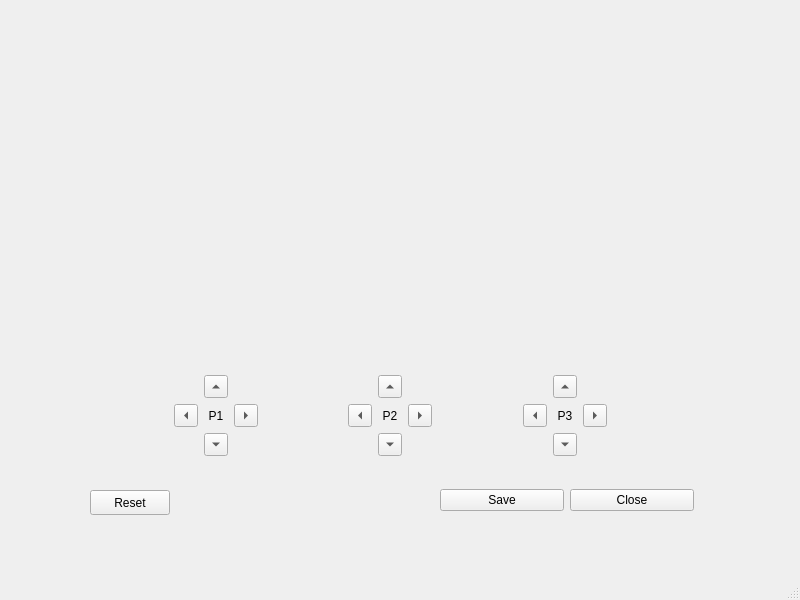
<?xml version="1.0" encoding="UTF-8"?>
<ui version="4.0">
 <class>SplineWindow</class>
 <widget class="QMainWindow" name="SplineWindow">
  <property name="geometry">
   <rect>
    <x>0</x>
    <y>0</y>
    <width>800</width>
    <height>600</height>
   </rect>
  </property>
  <property name="windowTitle">
   <string>MainWindow</string>
  </property>
  <widget class="QWidget" name="centralwidget">
   <widget class="QWidget" name="fig_widget" native="true">
    <property name="geometry">
     <rect>
      <x>90</x>
      <y>10</y>
      <width>601</width>
      <height>341</height>
     </rect>
    </property>
   </widget>
   <widget class="QWidget" name="gridLayoutWidget_5">
    <property name="geometry">
     <rect>
      <x>90</x>
      <y>370</y>
      <width>601</width>
      <height>91</height>
     </rect>
    </property>
    <layout class="QGridLayout" name="gridLayout">
     <item row="0" column="0">
      <spacer name="horizontalSpacer_4">
       <property name="orientation">
        <enum>Qt::Horizontal</enum>
       </property>
       <property name="sizeHint" stdset="0">
        <size>
         <width>98</width>
         <height>20</height>
        </size>
       </property>
      </spacer>
     </item>
     <item row="0" column="1">
      <layout class="QGridLayout" name="gridP2">
       <item row="2" column="1">
        <widget class="QToolButton" name="p1_down">
         <property name="text">
          <string/>
         </property>
         <property name="arrowType">
          <enum>Qt::DownArrow</enum>
         </property>
        </widget>
       </item>
       <item row="1" column="1">
        <widget class="QLabel" name="label_11">
         <property name="text">
          <string>P1</string>
         </property>
         <property name="alignment">
          <set>Qt::AlignCenter</set>
         </property>
        </widget>
       </item>
       <item row="1" column="2">
        <widget class="QToolButton" name="p1_right">
         <property name="text">
          <string/>
         </property>
         <property name="arrowType">
          <enum>Qt::RightArrow</enum>
         </property>
        </widget>
       </item>
       <item row="0" column="1">
        <widget class="QToolButton" name="p1_up">
         <property name="text">
          <string/>
         </property>
         <property name="arrowType">
          <enum>Qt::UpArrow</enum>
         </property>
        </widget>
       </item>
       <item row="1" column="0">
        <widget class="QToolButton" name="p1_left">
         <property name="text">
          <string/>
         </property>
         <property name="arrowType">
          <enum>Qt::LeftArrow</enum>
         </property>
        </widget>
       </item>
      </layout>
     </item>
     <item row="0" column="4">
      <spacer name="horizontalSpacer_3">
       <property name="orientation">
        <enum>Qt::Horizontal</enum>
       </property>
       <property name="sizeHint" stdset="0">
        <size>
         <width>98</width>
         <height>20</height>
        </size>
       </property>
      </spacer>
     </item>
     <item row="0" column="5">
      <layout class="QGridLayout" name="gridP3_2">
       <item row="1" column="1">
        <widget class="QLabel" name="label_13">
         <property name="text">
          <string>P3</string>
         </property>
         <property name="alignment">
          <set>Qt::AlignCenter</set>
         </property>
        </widget>
       </item>
       <item row="0" column="1">
        <widget class="QToolButton" name="p3_up">
         <property name="text">
          <string/>
         </property>
         <property name="arrowType">
          <enum>Qt::UpArrow</enum>
         </property>
        </widget>
       </item>
       <item row="1" column="0">
        <widget class="QToolButton" name="p3_left">
         <property name="text">
          <string/>
         </property>
         <property name="arrowType">
          <enum>Qt::LeftArrow</enum>
         </property>
        </widget>
       </item>
       <item row="1" column="2">
        <widget class="QToolButton" name="p3_right">
         <property name="text">
          <string/>
         </property>
         <property name="arrowType">
          <enum>Qt::RightArrow</enum>
         </property>
        </widget>
       </item>
       <item row="2" column="1">
        <widget class="QToolButton" name="p3_down">
         <property name="text">
          <string/>
         </property>
         <property name="arrowType">
          <enum>Qt::DownArrow</enum>
         </property>
        </widget>
       </item>
      </layout>
     </item>
     <item row="0" column="2">
      <spacer name="horizontalSpacer_2">
       <property name="orientation">
        <enum>Qt::Horizontal</enum>
       </property>
       <property name="sizeHint" stdset="0">
        <size>
         <width>98</width>
         <height>20</height>
        </size>
       </property>
      </spacer>
     </item>
     <item row="0" column="3">
      <layout class="QGridLayout" name="gridP3">
       <item row="0" column="1">
        <widget class="QToolButton" name="p2_up">
         <property name="enabled">
          <bool>true</bool>
         </property>
         <property name="text">
          <string/>
         </property>
         <property name="arrowType">
          <enum>Qt::UpArrow</enum>
         </property>
        </widget>
       </item>
       <item row="1" column="2">
        <widget class="QToolButton" name="p2_right">
         <property name="text">
          <string/>
         </property>
         <property name="arrowType">
          <enum>Qt::RightArrow</enum>
         </property>
        </widget>
       </item>
       <item row="1" column="0">
        <widget class="QToolButton" name="p2_left">
         <property name="text">
          <string/>
         </property>
         <property name="arrowType">
          <enum>Qt::LeftArrow</enum>
         </property>
        </widget>
       </item>
       <item row="2" column="1">
        <widget class="QToolButton" name="p2_down">
         <property name="enabled">
          <bool>true</bool>
         </property>
         <property name="text">
          <string/>
         </property>
         <property name="arrowType">
          <enum>Qt::DownArrow</enum>
         </property>
        </widget>
       </item>
       <item row="1" column="1">
        <widget class="QLabel" name="label_12">
         <property name="text">
          <string>P2</string>
         </property>
         <property name="alignment">
          <set>Qt::AlignCenter</set>
         </property>
        </widget>
       </item>
      </layout>
     </item>
     <item row="0" column="6">
      <spacer name="horizontalSpacer_5">
       <property name="orientation">
        <enum>Qt::Horizontal</enum>
       </property>
       <property name="sizeHint" stdset="0">
        <size>
         <width>98</width>
         <height>20</height>
        </size>
       </property>
      </spacer>
     </item>
    </layout>
   </widget>
   <widget class="QWidget" name="horizontalLayoutWidget">
    <property name="geometry">
     <rect>
      <x>440</x>
      <y>480</y>
      <width>254</width>
      <height>41</height>
     </rect>
    </property>
    <layout class="QHBoxLayout" name="horizontalLayout">
     <item>
      <widget class="QPushButton" name="btn_save">
       <property name="text">
        <string>Save</string>
       </property>
       <property name="shortcut">
        <string>Ctrl+S</string>
       </property>
      </widget>
     </item>
     <item>
      <widget class="QPushButton" name="btn_close">
       <property name="text">
        <string>Close</string>
       </property>
      </widget>
     </item>
    </layout>
   </widget>
   <widget class="QPushButton" name="btn_reset">
    <property name="geometry">
     <rect>
      <x>90</x>
      <y>490</y>
      <width>80</width>
      <height>25</height>
     </rect>
    </property>
    <property name="text">
     <string>Reset</string>
    </property>
   </widget>
  </widget>
  <widget class="QMenuBar" name="menubar">
   <property name="geometry">
    <rect>
     <x>0</x>
     <y>0</y>
     <width>800</width>
     <height>22</height>
    </rect>
   </property>
  </widget>
  <widget class="QStatusBar" name="statusbar"/>
 </widget>
 <resources/>
 <connections/>
</ui>
